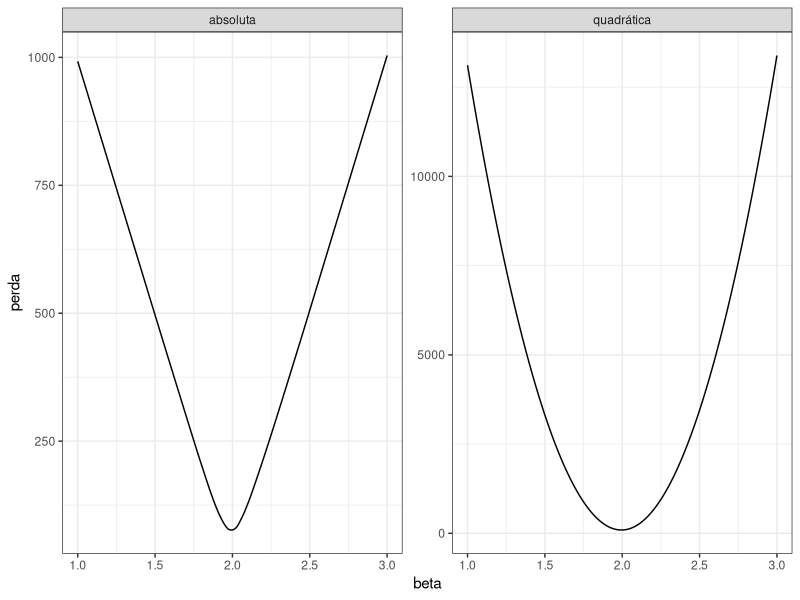
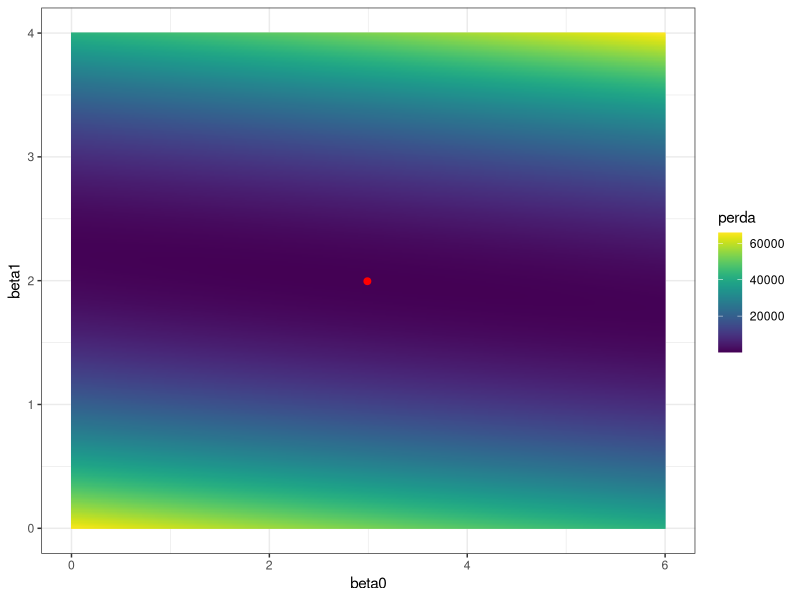

Write R code to recreate these figures, in order.
library(tidyverse)
library(viridis)

set.seed(123)

df <- tibble(x = runif(100, 0, 20), 
             y = 2 * x + rnorm(100))

df


# perda quadrática --------------------------------------------------------

quadratica <- function(beta, x, y) {
  
  sum((y - (beta * x))^2)
  
}

quadratica(beta = 3, x = df$x, y = df$y)

quadratica(beta = 4, x = df$x, y = df$y)


# perda absoluta ----------------------------------------------------------


absoluta <- function(beta, x, y) {
  
  sum(abs(y - (beta * x)))
  
}

absoluta(beta = 3, x = df$x, y = df$y)

absoluta(beta = 4, x = df$x, y = df$y)




# função ------------------------------------------------------------------


tibble(beta = seq(1, 3, 0.005)) %>% 
  mutate(perda = map_dbl(beta, ~quadratica(.x, df$x, df$y)), 
         tipo = "quadrática") %>% 

  bind_rows(tibble(beta = seq(1, 3, 0.005)) %>% 
              mutate(perda = map_dbl(beta, ~absoluta(.x, df$x, df$y)), 
                     tipo = "absoluta")) %>% 
  ggplot(aes(beta, perda, group = tipo)) + 
    geom_line() +
    facet_wrap(tipo~., scales = "free") +
    theme_bw()






# otimização --------------------------------------------------------------

optimize(quadratica, c(0, 4), x = df$x, y = df$y)$minimum

optimize(absoluta, c(0, 4), x = df$x, y = df$y)$minimum









# 2 parâmetros ------------------------------------------------------------

set.seed(123)

df <- tibble(x = runif(100, 0, 20), 
             y = 2 * x + 3 + rnorm(100))

df




# perda quadrática --------------------------------------------------------

quadratica <- function(beta0, beta1, x, y) {
  
  sum((y - (beta0 + beta1 * x))^2)
  
}

quadratica(beta0 = 3, beta1 = 1, x = df$x, y = df$y)

quadratica(beta0 = 4, beta1 = 1, x = df$x, y = df$y)


# perda absoluta ----------------------------------------------------------


absoluta <- function(beta0, beta1, x, y) {
  
  sum(abs(y - (beta0 + beta1 * x)))
  
}

absoluta(beta0 = 3, beta1 = 1, x = df$x, y = df$y)

absoluta(beta0 = 4, beta1 = 1, x = df$x, y = df$y)




# otimização --------------------------------------------------------------

quadratica_vetor <- function(beta, x, y) {
  
  sum((y - (beta[1] + beta[2] * x))^2)
  
}


(otimizado <- optim(c(0, 4), quadratica_vetor, x = df$x, y = df$y))



crossing(beta0 = seq(0, 6, 0.01), 
         beta1 = seq(0, 4, 0.01)) %>% 
  mutate(perda = map2_dbl(beta0, beta1, ~quadratica(.x, .y, df$x, df$y)), 
         tipo = "quadrática") %>% 
  ggplot(aes(beta0, beta1)) + 
   geom_raster(aes(fill = perda)) +
    geom_point(data = tibble(beta0 = otimizado$par[1], beta1 = otimizado$par[2]), 
               color = "red", size = 2) + 
    scale_fill_viridis() +
    theme_bw()
